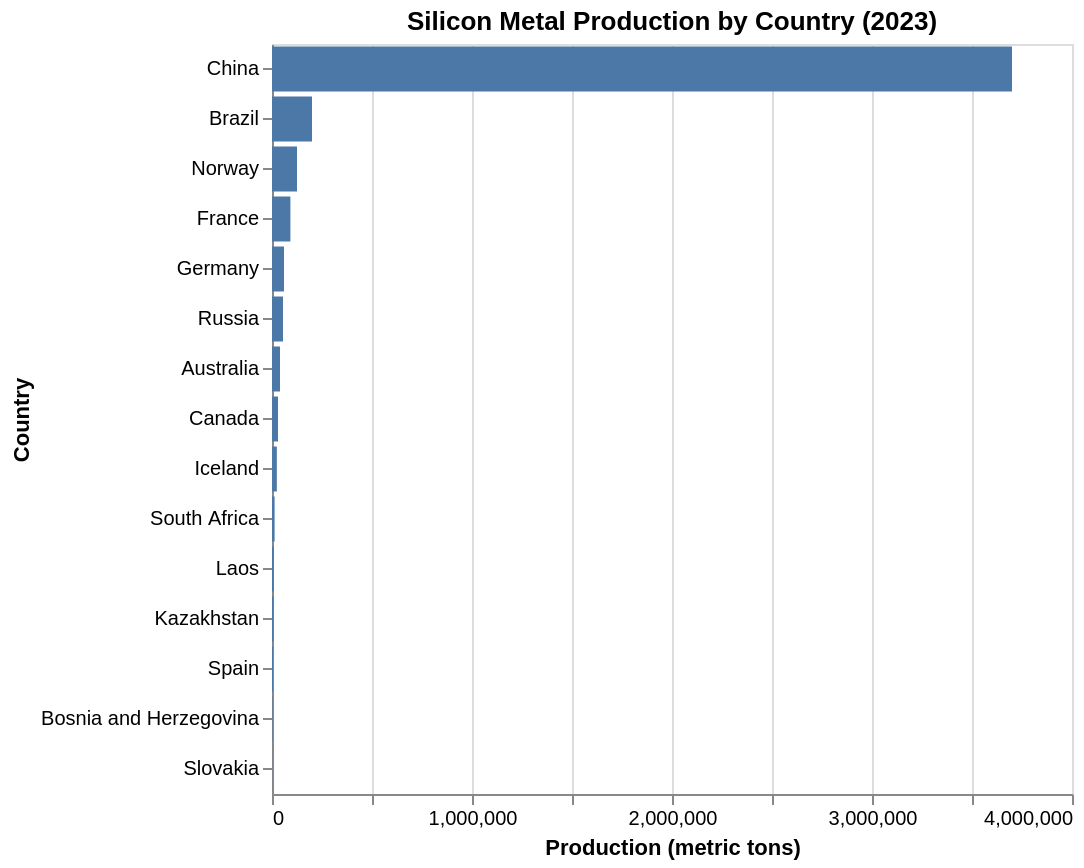

Notebook code cell kept with this figure:
### Markdown cell above
#### 1. Bar Chart: Silicon Production by Country (2023)

### Code cell
silicon_df = pd.read_csv('data/processed/dataset1/silicon_production_by_country.csv')
silicon_df_2023 = silicon_df[(silicon_df['material'] == 'Silicon Metal') & (silicon_df['production_2023_metric_tons'].notna())][['country', 'production_2023_metric_tons']]
country_order = silicon_df_2023.sort_values('production_2023_metric_tons', ascending = False)['country'].tolist()

bar_chart = alt.Chart(silicon_df_2023).mark_bar().encode(
    alt.Y('country:N', sort = country_order, title = "Country"),
    alt.X('production_2023_metric_tons:Q', title = "Production (metric tons)"),
    tooltip = [
        alt.Tooltip('country:N', title = "Country"),
        alt.Tooltip('production_2023_metric_tons:Q',
                    title = "Production (metric tons)", format = ',')
    ]
).properties(
    width = 400,
    height = alt.Step(25),
    title = "Silicon Metal Production by Country (2023)"
)

bar_chart

### Figure 1 — Vega-Lite specification as saved in the notebook (floating-point values rounded to 4 significant figures)
{"config": {"view": {"continuousWidth": 300, "continuousHeight": 300}}, "data": {"name": "data-a79e78f7817a8e509db2ce2e14bcafad"}, "mark": {"type": "bar"}, "encoding": {"tooltip": [{"field": "country", "title": "Country", "type": "nominal"}, {"field": "production_2023_metric_tons", "format": ",", "title": "Production (metric tons)", "type": "quantitative"}], "x": {"field": "production_2023_metric_tons", "title": "Production (metric tons)", "type": "quantitative"}, "y": {"field": "country", "sort": ["China", "Brazil", "Norway", "France", "Germany", "Russia", "Australia", "Canada", "Iceland", "South Africa", "Laos", "Kazakhstan", "Spain", "Bosnia and Herzegovina", "Slovakia"], "title": "Country", "type": "nominal"}}, "height": {"step": 25}, "title": "Silicon Metal Production by Country (2023)", "width": 400, "$schema": "https://vega.github.io/schema/vega-lite/v6.1.0.json", "datasets": {"data-a79e78f7817a8e509db2ce2e14bcafad": [{"country": "Australia", "production_2023_metric_tons": 40000.0}, {"country": "Bosnia and Herzegovina", "production_2023_metric_tons": 2000.0}, {"country": "Brazil", "production_2023_metric_tons": 200000.0}, {"country": "Canada", "production_2023_metric_tons": 30000.0}, {"country": "China", "production_2023_metric_tons": 3700000.0}, {"country": "France", "production_2023_metric_tons": 92000.0}, {"country": "Germany", "production_2023_metric_tons": 60000.0}, {"country": "Iceland", "production_2023_metric_tons": 24230.0}, {"country": "Kazakhstan", "production_2023_metric_tons": 7000.0}, {"country": "Laos", "production_2023_metric_tons": 8500.0}, {"country": "Norway", "production_2023_metric_tons": 125000.0}, {"country": "Russia", "production_2023_metric_tons": 55000.0}, {"country": "Slovakia", "production_2023_metric_tons": 600.0}, {"country": "South Africa", "production_2023_metric_tons": 13000.0}, {"country": "Spain", "production_2023_metric_tons": 5400.0}]}}
